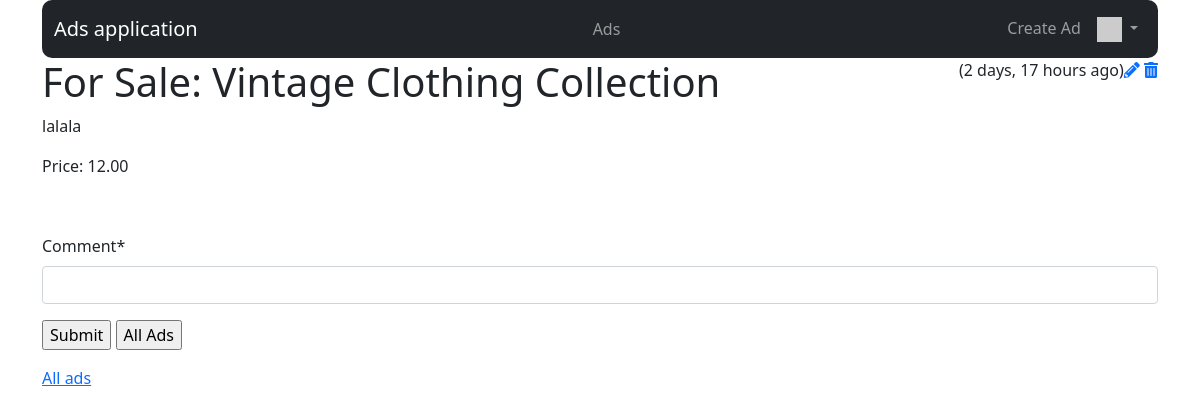
Page /ads/ad/61 (signed in) on the committed database.
### ads/models.py (models this page shows, shortened)
class Ad(models.Model) :
    title = models.CharField(
            max_length=200,
            validators=[MinLengthValidator(2, "Title must be greater than 2 characters")]
    )
    owner = models.ForeignKey(settings.AUTH_USER_MODEL, on_delete=models.CASCADE)
    comments = models.ManyToManyField(settings.AUTH_USER_MODEL,
        through='Comment', related_name='comments_owned')
    price = models.DecimalField(max_digits=7, decimal_places=2, null=True)
    text = models.TextField()
    created_at = models.DateTimeField(auto_now_add=True)
    updated_at = models.DateTimeField(auto_now=True)
    picture = models.BinaryField(null=True, blank=True, editable=True)
    content_type = models.CharField(max_length=256, null=True, blank=True,
        help_text='The MIMEType of the file')
    favorites = models.ManyToManyField(settings.AUTH_USER_MODEL,
    through='Fav', related_name='favorite_ads')

### ads/views.py (the view)
# urls.py: path('ad/<int:pk>', views.AdDetailView.as_view(), name='ad_detail'),
class AdDetailView(OwnerDetailView):
    model = Ad
    template_name = "ads/ad_detail.html"
    def get(self, request, pk) :
        ad = get_object_or_404(Ad, id=pk)
        comments = Comment.objects.filter(ad=ad).order_by('-updated_at')
        comment_form = CommentForm()
        context = {'ad': ad, 'comments': comments, 'comment_form': comment_form}
        return render(request, self.template_name, context)

### ads/forms.py
class CommentForm(forms.Form):
    comment = forms.CharField(required=True, max_length=500, min_length=3, strip=True)

### home/context_processors.py (called while the page is built)
def settings(request):
    return {
        'settings': django_settings,
    }

### home/templatetags/app_tags.py (called while the page is built)
@register.filter(name='gravatar')
def gravatar(user, size=35):
    email = str(user.email.strip().lower()).encode('utf-8')
    email_hash = md5(email).hexdigest()
    url = "//www.gravatar.com/avatar/{0}?s={1}&d=identicon&r=PG"
    return url.format(email_hash, size)

### ads/templates/ads/ad_detail.html (shortened to what this page needs)
{% extends "base_menu.html" %}
{% load humanize %}
{% block content %}
{% if ad.owner == user %}
<span style="float: right;">
<a href="{% url 'ads:ad_update' ad.id %}"><i class="fa fa-pencil"></i></a>
<a href="{% url 'ads:ad_delete' ad.id %}"><i class="fa fa-trash"></i></a>
</span>
{% endif %}
<span style="float: right;">
({{ ad.updated_at|naturaltime }})
</span>
<h1>{{ ad.title }}</h1>
<p>
{{ ad.text }}
</p>
<p>
    Price: {{ ad.price }}
</p>
{% if user.is_authenticated %}
<br clear="all"/>
<p>
{% load crispy_forms_tags %}
<form method="post" action="{% url 'ads:ad_comment_create' ad.id %}">
    {{ comment_form|crispy }}
<input type="submit" value="Submit">
<input type="submit" value="All Ads" onclick="window.location.href='{% url 'ads:all' %}';return false;">
</form>
</p>
{% endif %}
<p>
<a href="{% url 'ads:all' %}">All ads</a>
</p>
{% endblock %}

### rows in the picture
Ad: updated_at "2 days, 17 hours ago", title "For Sale: Vintage Clothing Collection", text "lalala", price "12.00"

### other values in the picture
{{ settings.APP_NAME }} "Ads application"
